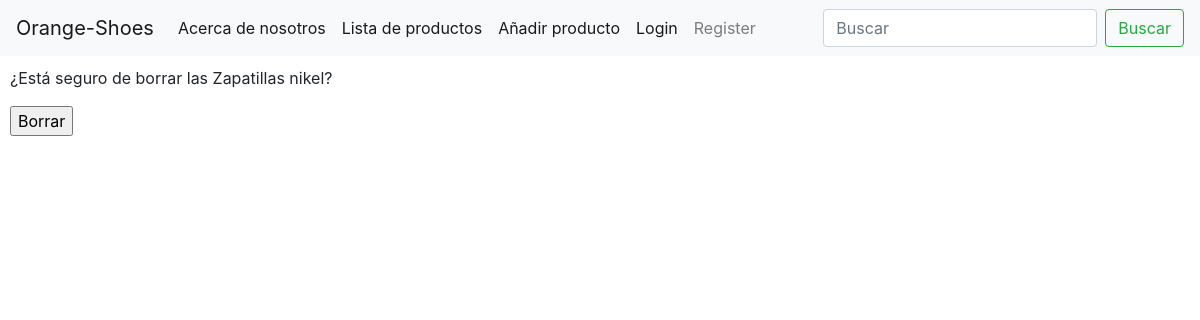
The page /products/borrar/8/ on the database as committed earlier.
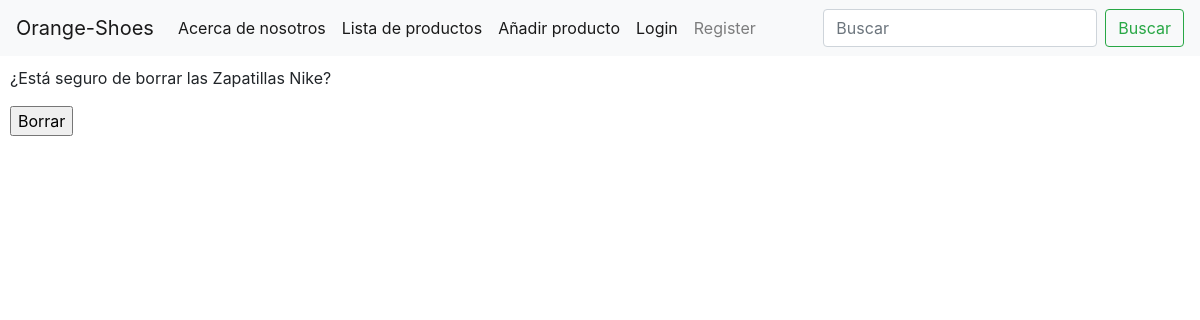
The same page on the database as committed later.
### products/models.py (models this page shows, shortened)
class Products(models.Model):
    name= models.CharField(max_length=40)
    price= models.FloatField()
    description= models.CharField(max_length=200, null=True, blank=True)
    is_active=models.BooleanField(default=True)
    creation_date=models.DateField(auto_now_add=True,null=True,blank=True)
    stock=models.IntegerField()
    image=models.ImageField(upload_to="products/",null=True,blank=True)
    class Meta:
        verbose_name= "Product"
        verbose_name_plural= "Products"

### products/views.py (the view)
# urls.py: path("borrar/<int:id>/",borrar_producto,name="borrar_producto" ),
def borrar_producto(request, id):
    if request.method == 'GET':
        product = Products.objects.get(id=id)
        context = {'product':product}
        return render(request, 'borrar.html', context=context)
    elif request.method == 'POST':
        product = Products.objects.get(id=id)
        product.delete()
        return redirect(list_products)

### templates/borrar.html (shortened to what this page needs)
{% extends 'base.html' %}
{% block contenido_que_cambia %}
<div style="margin: 10px;">
<p >¿Está seguro de borrar las {{product.name}}?</p>
<form action="" method="POST">
    <input type="submit" value="Borrar">
</form>
</div>
{% endblock %}

Rows that differ between the two databases and show on the page:
changed Products: name "Zapatillas nikel" → "Zapatillas Nike"
